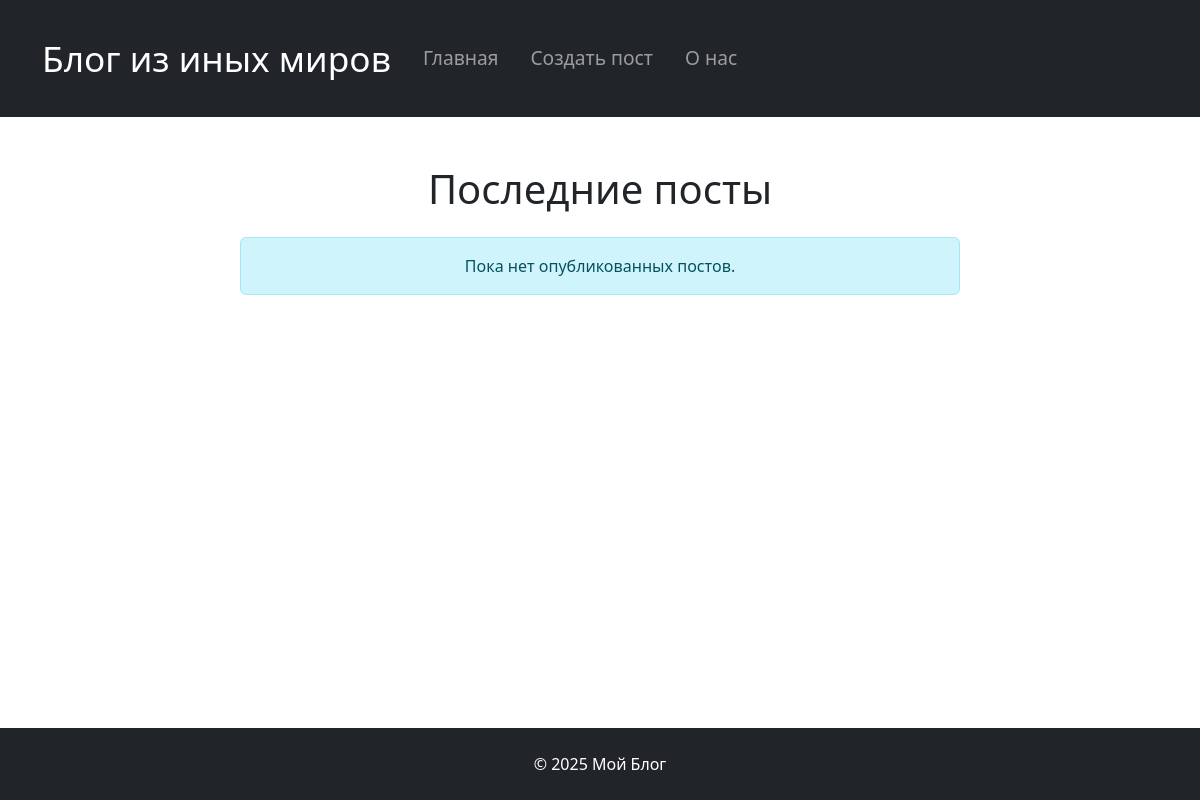
Before: / with the older database file.
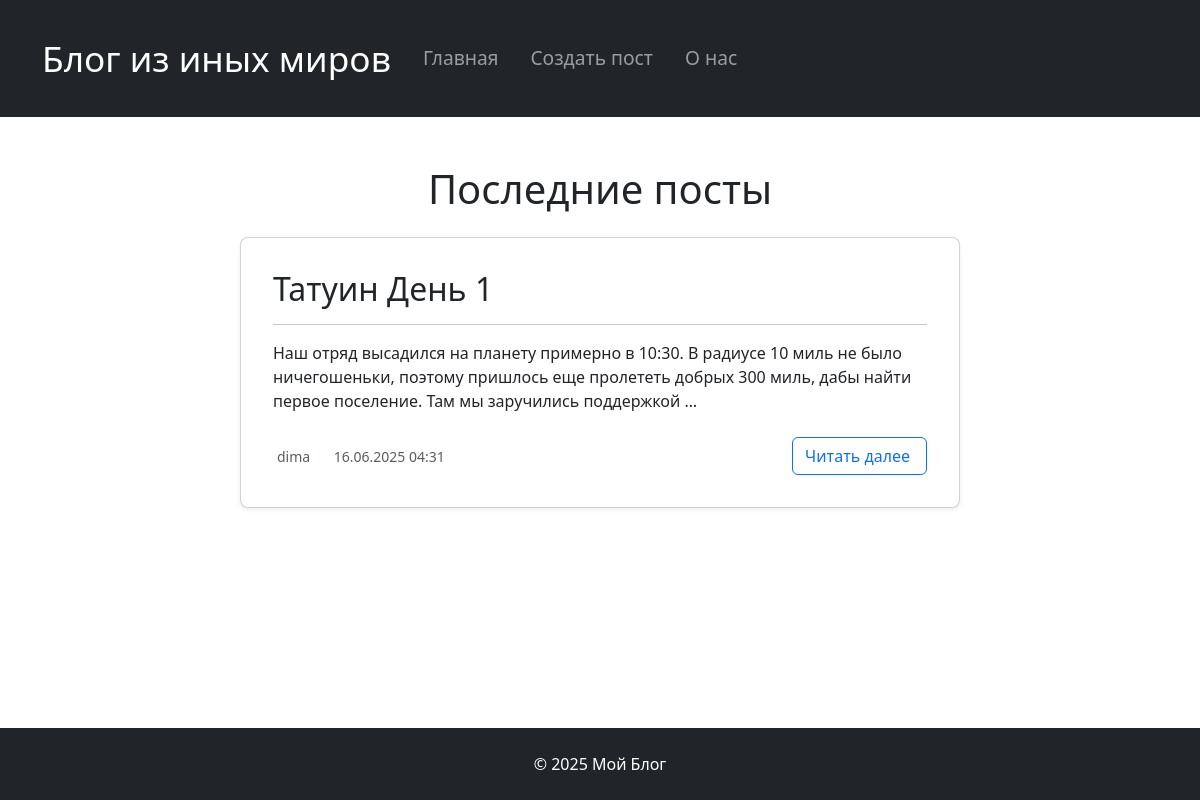
After: the same page with the newer database file.
### blog/models.py (models this page shows, shortened)
class Post(models.Model):
    title = models.CharField(max_length=100)
    slug = models.SlugField(max_length=33, unique=True, blank=True)
    content = models.TextField()
    author = models.ForeignKey(User,  on_delete=models.CASCADE, verbose_name="Автор")
    created_date = models.DateTimeField(auto_now_add=True, verbose_name="Дата создания")
    published_date = models.DateTimeField(null=True, blank=True, verbose_name="Дата публикации")
    is_published = models.BooleanField(default=True, verbose_name="Опубликовано")
    class Meta:
        verbose_name = "Пост"
        verbose_name_plural = "Посты"
        ordering = ['-published_date']

### blog/views.py (the view)
# urls.py: path('', views.post_blog, name='home'),
def post_blog(request):
    posts = Post.objects.filter(is_published=True)
    return render(request, 'blog/blog.html', {'posts': posts})

### templates/blog/blog.html (shortened to what this page needs)
{% extends 'base.html' %}
{% load static %}
{% block content %}
<div class="container">
    <div class="row justify-content-center">
        <div class="col-lg-8 col-md-10">
            <h1 class="my-4 text-center">Последние посты</h1>
            {% if posts %}
                {% for post in posts %}
                    <div class="card mb-4 shadow-sm">
                        <div class="card-body">
                            <h2 class="card-title">{{ post.title }}</h2>
                            <hr class="my-3">
                            <p class="card-text">{{ post.content|truncatewords:30 }}</p>
                            <div class="d-flex justify-content-between align-items-center mt-4">
                                <div class="text-muted small">
                                    {{ post.author.username }}
                                    {{ post.published_date|date:"d.m.Y H:i" }}
                                </div>
                                <a href="{% url 'post_detail' post.slug  %}" class="btn btn-outline-primary">
                                    Читать далее
                                </a>
                            </div>
                        </div>
                    </div>
                {% endfor %}
            {% else %}
                <div class="alert alert-info text-center">Пока нет опубликованных постов.</div>
            {% endif %}
        </div>
    </div>
</div>
{% endblock %}

### templates/base.html (shortened to what this page needs)
<!DOCTYPE html>
<html lang="ru">
<head>
    {% load static %}
    <link href="https://cdn.jsdelivr.net/npm/bootstrap@5.3.2/dist/css/bootstrap.min.css" rel="stylesheet">
    <link rel="stylesheet" href="https://cdn.jsdelivr.net/npm/bootstrap-icons@1.11.1/font/bootstrap-icons.css">
    <link rel="stylesheet" href="{% static 'css/style.css' %}">
</head>
<body class="d-flex flex-column h-100">
    <div class="wrapper">
        <nav class="navbar navbar-expand-lg navbar-dark bg-dark">
            <div class="container">
                <a class="navbar-brand" href="{% url 'home' %}">Блог из иных миров</a>
                <div class="collapse navbar-collapse" id="navbarNav">
                    <ul class="navbar-nav me-auto">
                        <li class="nav-item">
                            <a class="nav-link" href="{% url 'home' %}">Главная</a>
                        </li>
                        <li class="nav-item">
                            <a class="nav-link" href="{% url 'create_post' %}">Создать пост</a>
                        </li>
                        <li class="nav-item">
                            <a class="nav-link" href="#">О нас</a>
                        </li>
                    </ul>
                </div>
            </div>
        </nav>
        <main class="content container mt-4 mb-4">
            {% block content %}
            {% endblock %}
        </main>
        <footer class="footer bg-dark text-white py-4">
            <div class="container text-center">
                &copy; {% now "Y" %} Мой Блог
            </div>
        </footer>
    </div>
</html>

### static/css/style.css (style rules this page uses)
html, body { height: 100%; }
.wrapper { display: flex; flex-direction: column; min-height: 100%; }
.content { flex: 1 0 auto; }
.footer { flex-shrink: 0; }
.navbar { min-height: 80px ; padding: 1.5rem 0 ; }
.navbar-brand { font-size: 2.2rem; padding: 0.5rem 0; }
.navbar-nav .nav-link { font-size: 1.2rem; padding: 1rem 1.5rem; margin: 0 0.5rem; }

### templates/blog/blog.html (style rules this page uses)
.card { border-radius: 8px; transition: transform 0.3s ease; }
.card-body { padding: 2rem; }

Changed rows visible on the page:
added Post: title "Татуин День 1", content "Наш отряд высадился на планету примерно в 10:30. В радиусе 10 миль не было ничегошеньки, поэтому пришлось еще пролететь добрых 300 миль, дабы найти первое поселение. Там мы заручились поддержкой …", author.username "dima", published_date "16.06.2025 04:31"
Other visible differences:
text no longer shown: "Пока нет опубликованных постов."
